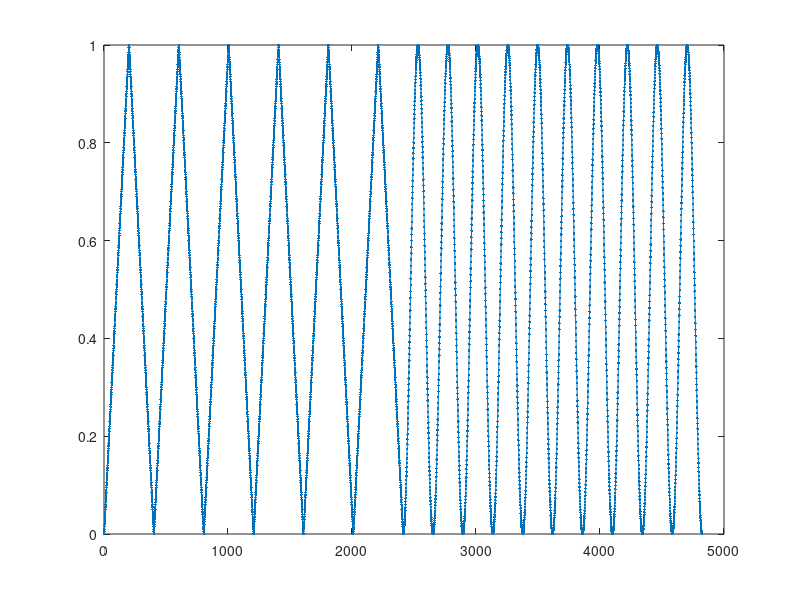

MATLAB code for this plot:
clear
N=200;
V=(0:1/N:1)';
V=[V ; flipud(V)];
Vs=[V;V;V];

% Vr= rand(N*4,1);
V=[Vs; Vs];
t=(1:length(V))./length(V);
t=t';
w=10;
S=-0.5.*cos(2.*pi.*w.*t)+0.5;
V=[V;  S];
plot(V,'.-')
exeV=V;
% save('exeV_sin.mat','exeV')